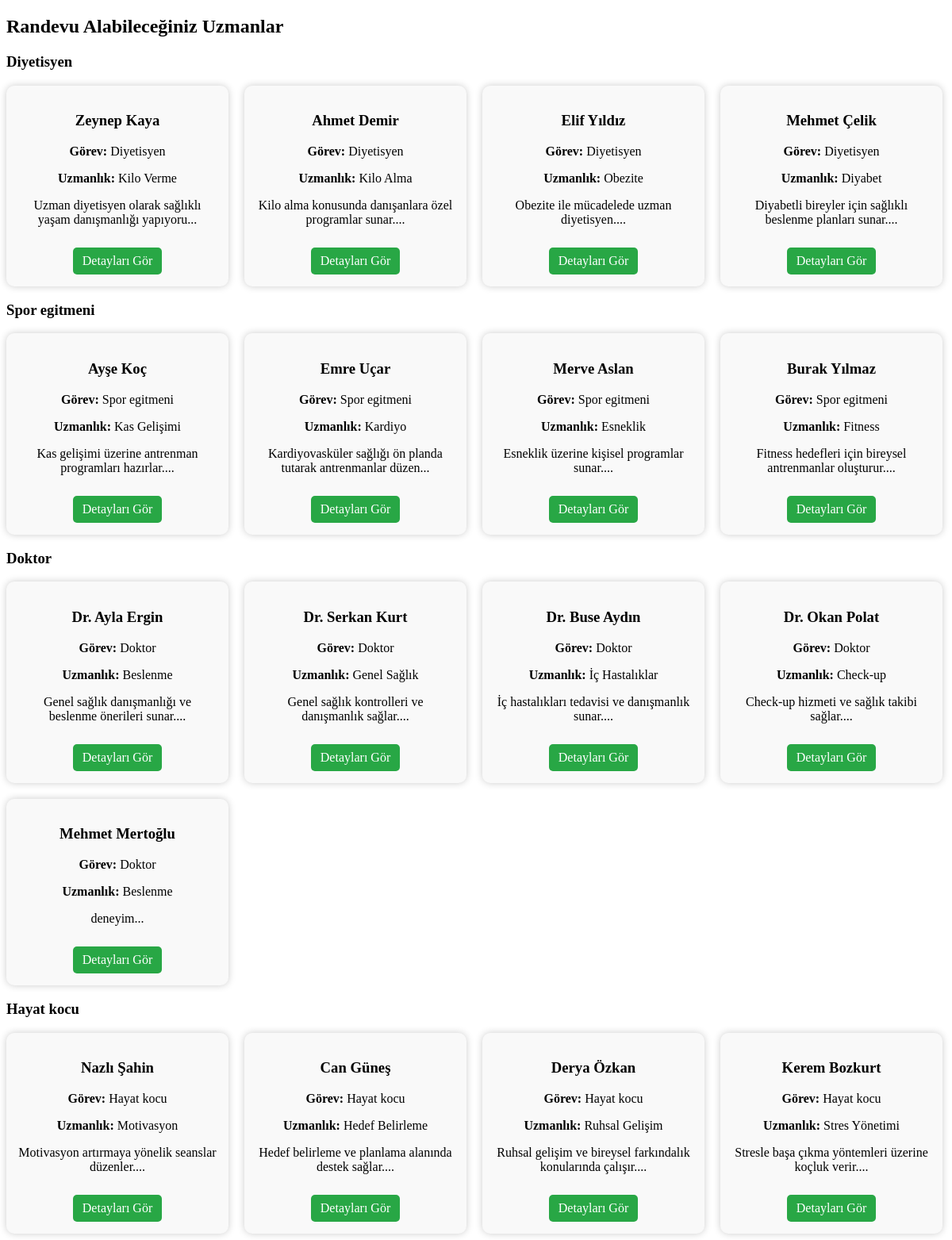
The app's page /pages/randevu.php (signed in) with its own data.
### tables this page shows
CREATE TABLE `calisanlar` (
  `c_id` int(11) NOT NULL,
  `u_id` int(11) DEFAULT NULL,
  `c_adi` varchar(100) NOT NULL,
  `c_soyadi` varchar(100) NOT NULL,
  `c_mail` varchar(150) NOT NULL,
  `c_sifre` varchar(255) NOT NULL,
  `tur` enum('diyetisyen','spor_egitmeni','doktor','hayat_kocu') NOT NULL,
  `uzmanlik` text DEFAULT NULL,
  `calisma_saatleri` text DEFAULT NULL,
  `telefon` varchar(20) DEFAULT NULL,
  `mezuniyet` varchar(255) DEFAULT NULL,
  `deneyim` text DEFAULT NULL,
  `sertifikalar` text DEFAULT NULL,
  `aciklama` text DEFAULT NULL,
  `profil_resmi` varchar(255) DEFAULT 'default.jpg'
);

### pages/randevu.php (the view, shortened to what this page needs)
<?php
require_once('../includes/connection.php');
$stmt = $connection->prepare("SELECT * FROM calisanlar");
$stmt->execute();
$calisanlar = $stmt->fetchAll(PDO::FETCH_ASSOC);
$gruplar = [];
foreach ($calisanlar as $c) {
    $tur = ucfirst(str_replace('_', ' ', $c['tur']));
    $gruplar[$tur][] = $c;
}
?>
<!DOCTYPE html>
<html lang="tr">
<head>
    <link rel="stylesheet" href="/proje/assets/css/randevu.css?v=<?= time(); ?>">
</head>
<body>
    <div class="randevu-container">
        <h2>Randevu Alabileceğiniz Uzmanlar</h2>
        <?php foreach ($gruplar as $tur => $calisanlar): ?>
            <h3 class="kategori-baslik"><?= htmlspecialchars($tur) ?></h3>
            <div class="calisan-card-wrapper">
                <?php foreach ($calisanlar as $c): ?>
                    <div class="calisan-card">
                        <h3><?= htmlspecialchars($c['c_adi'] . ' ' . $c['c_soyadi']) ?></h3>
                        <p><strong>Görev:</strong> <?= htmlspecialchars($tur) ?></p>
                        <p><strong>Uzmanlık:</strong> <?= htmlspecialchars($c['uzmanlik']) ?></p>
                        <p><?= mb_substr($c['aciklama'] ?? 'Bu uzman hakkında detaylı bilgi için tıklayın.', 0, 60) ?>...</p>
                        <a href="calisan_detay.php?id=<?= $c['c_id'] ?>" class="btn">Detayları Gör</a>
                    </div>
                <?php endforeach; ?>
            </div>
        <?php endforeach; ?>
    </div>
</body>
</html>

### assets/css/randevu.css (style rules this page uses)
.calisan-card-wrapper { display: flex; flex-wrap: wrap; gap: 20px; }
.calisan-card { width: 250px; padding: 15px; border-radius: 10px; background: #f9f9f9; box-shadow: 0 0 10px #ccc; text-align: center; }
.calisan-card .btn { display: inline-block; margin-top: 10px; padding: 8px 12px; background: #28a745; color: #fff; border-radius: 5px; text-decoration: none; }

### records on screen
calisanlar: c_adi+c_soyadi "Zeynep Kaya", tur "Diyetisyen", uzmanlik "Kilo Verme", aciklama "Uzman diyetisyen olarak sağlıklı yaşam danışmanlığı yapıyoru"
calisanlar: c_adi+c_soyadi "Ahmet Demir", tur "Diyetisyen", uzmanlik "Kilo Alma", aciklama "Kilo alma konusunda danışanlara özel programlar sunar."
calisanlar: c_adi+c_soyadi "Elif Yıldız", tur "Diyetisyen", uzmanlik "Obezite", aciklama "Obezite ile mücadelede uzman diyetisyen."
calisanlar: c_adi+c_soyadi "Mehmet Çelik", tur "Diyetisyen", uzmanlik "Diyabet", aciklama "Diyabetli bireyler için sağlıklı beslenme planları sunar."
calisanlar: c_adi+c_soyadi "Ayşe Koç", tur "Spor egitmeni", uzmanlik "Kas Gelişimi", aciklama "Kas gelişimi üzerine antrenman programları hazırlar."
calisanlar: c_adi+c_soyadi "Emre Uçar", tur "Spor egitmeni", uzmanlik "Kardiyo", aciklama "Kardiyovasküler sağlığı ön planda tutarak antrenmanlar düzen"
calisanlar: c_adi+c_soyadi "Merve Aslan", tur "Spor egitmeni", uzmanlik "Esneklik", aciklama "Esneklik üzerine kişisel programlar sunar."
calisanlar: c_adi+c_soyadi "Burak Yılmaz", tur "Spor egitmeni", uzmanlik "Fitness", aciklama "Fitness hedefleri için bireysel antrenmanlar oluşturur."
calisanlar: tur "Doktor", c_adi+c_soyadi "Mehmet Mertoğlu", uzmanlik "Beslenme", aciklama "deneyim"
calisanlar: c_adi+c_soyadi "Dr. Ayla Ergin", uzmanlik "Beslenme", aciklama "Genel sağlık danışmanlığı ve beslenme önerileri sunar."
calisanlar: c_adi+c_soyadi "Dr. Serkan Kurt", uzmanlik "Genel Sağlık", aciklama "Genel sağlık kontrolleri ve danışmanlık sağlar."
calisanlar: c_adi+c_soyadi "Dr. Buse Aydın", uzmanlik "İç Hastalıklar", aciklama "İç hastalıkları tedavisi ve danışmanlık sunar."
calisanlar: c_adi+c_soyadi "Dr. Okan Polat", uzmanlik "Check-up", aciklama "Check-up hizmeti ve sağlık takibi sağlar."
calisanlar: c_adi+c_soyadi "Nazlı Şahin", tur "Hayat kocu", uzmanlik "Motivasyon", aciklama "Motivasyon artırmaya yönelik seanslar düzenler."
calisanlar: c_adi+c_soyadi "Can Güneş", tur "Hayat kocu", uzmanlik "Hedef Belirleme", aciklama "Hedef belirleme ve planlama alanında destek sağlar."
calisanlar: c_adi+c_soyadi "Derya Özkan", tur "Hayat kocu", uzmanlik "Ruhsal Gelişim", aciklama "Ruhsal gelişim ve bireysel farkındalık konularında çalışır."
calisanlar: c_adi+c_soyadi "Kerem Bozkurt", tur "Hayat kocu", uzmanlik "Stres Yönetimi", aciklama "Stresle başa çıkma yöntemleri üzerine koçluk verir."

### other values on screen
$tur "Diyetisyen"
$tur "Spor egitmeni"
$tur "Hayat kocu"
